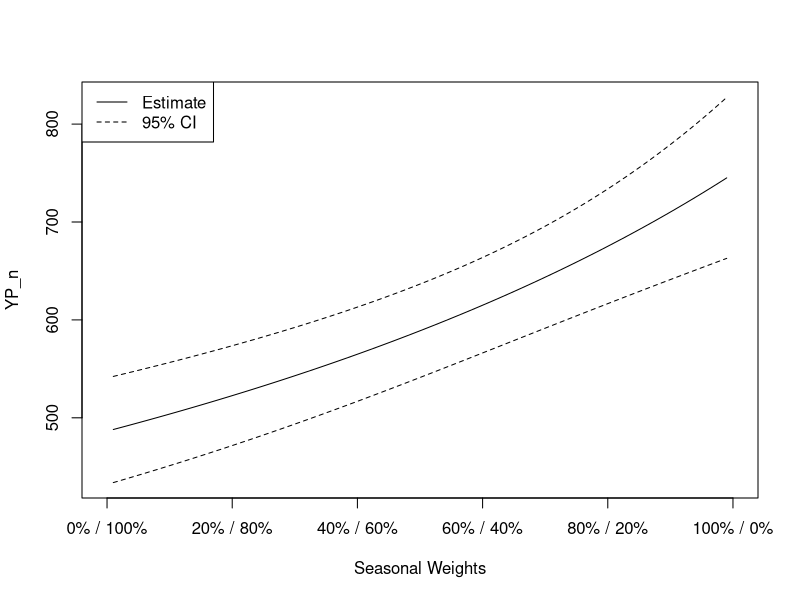

Reproduce this figure in R.
## ---- chunk 1
knitr::opts_chunk$set(echo = FALSE, dpi=300, fig.height = 7, fig.width = 10, message=FALSE, warning=FALSE)
## ---- chunk 2
library(tidyverse)

## per Corey email 9/4/2024
legal_nobait <- read_csv("BOF_2024/flat_data/legal_nobait.csv")

# ## the data I was sent before
# march_data <- read_csv("Analysis_2024/flat_data/March_Catch_Data.csv")[,-(14:21)]
# june_data <- read_csv("Analysis_2024/flat_data/June_Catch_Data.csv")
# 
# all_data <- data.frame(event = c(rep("March", nrow(march_data)),
#                                  rep("June", nrow(june_data))),
#                        FL = c(march_data$FL, june_data$FL),
#                        TL = c(march_data$FL, june_data$TL),
#                        weight_kg = c(march_data$kg, june_data$Kg),
#                        bait = c(march_data$Bait, june_data$Bait),
#                        gear = c(march_data$Gear, rep(NA, nrow(june_data))),
#                        technique = c(march_data$Technique, rep(NA, nrow(june_data))))
# 
# ## reconstructing legal_nobait from previous data - does it match?
# legal_nobait1 <- filter(all_data, (event == "March") | (event == "June" & bait == "N"))
# 
# (sort(legal_nobait$kg) == sort(legal_nobait1$weight_kg)) # %>% all
# ## it does match!



########### LAM inputs

area <- 3717
log10_area <- log10(area)
log10_YP <- 0.72*log10_area + 0.6
YP_kg <- 10^log10_YP




########### estimating mean weight of harvest
season_weights <- c(0.5, 0.5)   # summer, then winter

# by season
season_Wbar <- tapply(legal_nobait$kg, legal_nobait$Season, mean)
season_n <- tapply(legal_nobait$kg, legal_nobait$Season, length)
season_varWbar <- tapply(legal_nobait$kg, legal_nobait$Season, var)/season_n
season_seWbar <- sqrt(season_varWbar)

# combined
Wbar <- sum(season_weights*season_Wbar)/sum(season_weights)
varWbar <- sum((season_weights^2)*season_varWbar)/(sum(season_weights)^2)
seWbar <- sqrt(varWbar)
## ---- chunk 3
tab1 <- cbind(season_n, season_Wbar, season_seWbar)
colnames(tab1) <- c("n","Wbar_kg","SE(Wbar_kg)")
knitr::kable(tab1[2:1,], digits=3)
## ---- chunk 4
# LAM assuming YP is known without error
YP_n <- YP_kg/Wbar + YP_kg/(Wbar^3)*varWbar
var_YP_n <- (YP_kg^2)/(Wbar^4)*varWbar
se_YP_n <- sqrt(var_YP_n)
ci_YP_n <- YP_n + c(-1,1)*1.96*se_YP_n
## ---- chunk 5
## investigating the effect of different weightings
possible_wts <- seq(.01, .99, by=.01)
ci_YP_n_all <- matrix(nrow=length(possible_wts), ncol=2)
YP_n_all <- rep(NA, length(possible_wts))
for(i in seq_along(possible_wts)) {
  season_weights <- c(possible_wts[i], 1-possible_wts[i])   # summer, then winter

  # by season
  season_Wbar <- tapply(legal_nobait$kg, legal_nobait$Season, mean)
  season_n <- tapply(legal_nobait$kg, legal_nobait$Season, length)
  season_varWbar <- tapply(legal_nobait$kg, legal_nobait$Season, var)/season_n
  season_seWbar <- sqrt(season_varWbar)

  # combined
  Wbar <- sum(season_weights*season_Wbar)/sum(season_weights)
  varWbar <- sum((season_weights^2)*season_varWbar)/(sum(season_weights)^2)
  seWbar <- sqrt(varWbar)

  # LAM assuming YP is known without error
  YP_n <- YP_kg/Wbar + YP_kg/(Wbar^3)*varWbar
  var_YP_n <- (YP_kg^2)/(Wbar^4)*varWbar
  se_YP_n <- sqrt(var_YP_n)
  ci_YP_n <- YP_n + c(-1,1)*1.96*se_YP_n

  YP_n_all[i] <- YP_n
  ci_YP_n_all[i,] <- ci_YP_n
}
plot(NA, xlim=0:1, ylim=range(ci_YP_n_all),
     ylab="YP_n", xlab="Seasonal Weights",
     xaxt="n")
lines(possible_wts, YP_n_all)
lines(possible_wts, ci_YP_n_all[,1], lty=2)
lines(possible_wts, ci_YP_n_all[,2], lty=2)
legend("topleft", lty=1:2, legend=c("Estimate", "95% CI"))

axis(side=1, at=seq(0, 1, by=0.2),
     labels = paste0(seq(0, 100, 20), "% / ",
                    seq(100, 0, -20), "%"))
